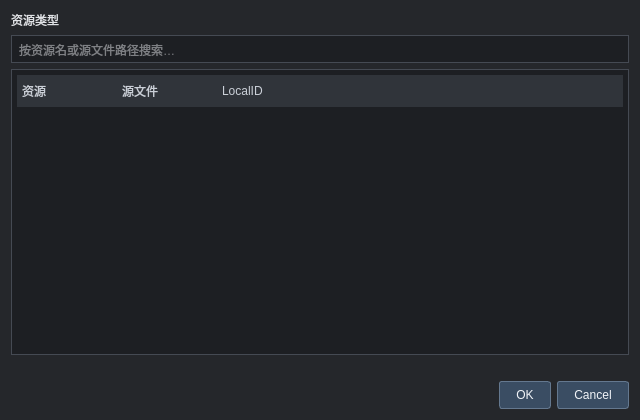
<?xml version="1.0" encoding="UTF-8"?>
<ui version="4.0">
 <class>ResourcePickerDialog</class>
 <widget class="QDialog" name="ResourcePickerDialog">
  <property name="windowTitle"><string>选择资源</string></property>
  <property name="minimumSize"><size><width>640</width><height>420</height></size></property>
  <property name="styleSheet"><string>QDialog { background:#25272b; color:#e0e2e6; }
QLabel { color:#e0e2e6; } QLabel#errorLabel { color:#ffb4ae; }
QLineEdit,QTreeWidget { background:#1d1f23; color:#e0e2e6; border:1px solid #454a53; padding:5px; selection-background-color:#3a526d; selection-color:white; }
QTreeWidget { alternate-background-color:#292c31; } QHeaderView::section { background:#30343a; color:#cbd0d8; padding:5px; border:0; }
QPushButton { background:#3a4d63; color:#f1f4f8; border:1px solid #64788f; border-radius:3px; padding:6px 16px; } QPushButton:disabled { color:#858b95; background:#30343a; }</string></property>
  <layout class="QVBoxLayout" name="mainLayout">
   <item><widget class="QLabel" name="expectedTypeLabel"><property name="text"><string>资源类型</string></property><property name="textFormat"><enum>Qt::PlainText</enum></property></widget></item>
   <item><widget class="QLineEdit" name="searchEdit"><property name="placeholderText"><string>按资源名或源文件路径搜索…</string></property><property name="clearButtonEnabled"><bool>true</bool></property></widget></item>
   <item><widget class="QTreeWidget" name="resourceTree"><property name="rootIsDecorated"><bool>false</bool></property><property name="alternatingRowColors"><bool>true</bool></property><property name="selectionMode"><enum>QAbstractItemView::SingleSelection</enum></property><property name="editTriggers"><set>QAbstractItemView::NoEditTriggers</set></property><column><property name="text"><string>资源</string></property></column><column><property name="text"><string>源文件</string></property></column><column><property name="text"><string>LocalID</string></property></column></widget></item>
   <item><widget class="QLabel" name="errorLabel"><property name="text"><string/></property><property name="wordWrap"><bool>true</bool></property><property name="textFormat"><enum>Qt::PlainText</enum></property></widget></item>
   <item><widget class="QDialogButtonBox" name="buttonBox"><property name="standardButtons"><set>QDialogButtonBox::Cancel|QDialogButtonBox::Ok</set></property></widget></item>
  </layout>
 </widget>
 <resources/><connections/>
</ui>
